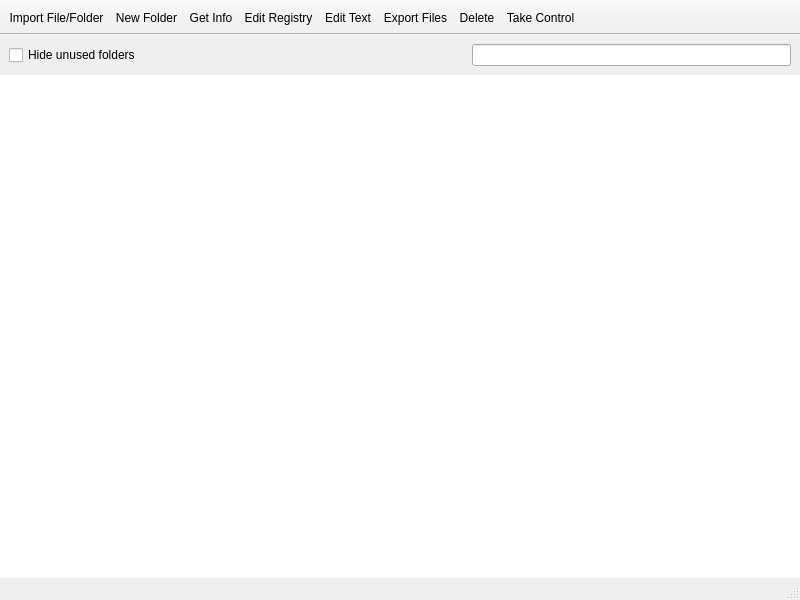
<?xml version="1.0" encoding="UTF-8"?>
<ui version="4.0">
 <class>COpenFilesetDlg</class>
 <widget class="QMainWindow" name="COpenFilesetDlg">
  <property name="geometry">
   <rect>
    <x>0</x>
    <y>0</y>
    <width>800</width>
    <height>600</height>
   </rect>
  </property>
  <property name="contextMenuPolicy">
   <enum>Qt::PreventContextMenu</enum>
  </property>
  <property name="windowTitle">
   <string>Fileset Contents</string>
  </property>
  <widget class="QWidget" name="centralwidget">
   <layout class="QVBoxLayout" name="verticalLayout">
    <property name="spacing">
     <number>0</number>
    </property>
    <property name="leftMargin">
     <number>0</number>
    </property>
    <property name="topMargin">
     <number>0</number>
    </property>
    <property name="rightMargin">
     <number>0</number>
    </property>
    <property name="bottomMargin">
     <number>0</number>
    </property>
    <item>

    <widget class="FilesetRevisionsHeader" name="revisions" native="true"/>
    </item>
    <item>
     <widget class="ViewSearchHeader" name="widget" native="true">
      <layout class="QHBoxLayout" name="horizontalLayout">
       <item>
        <widget class="QCheckBox" name="m_hideUnusedFolders">
         <property name="text">
          <string>Hide unused folders</string>
         </property>
        </widget>
       </item>
       <item>
        <spacer name="horizontalSpacer">
         <property name="orientation">
          <enum>Qt::Horizontal</enum>
         </property>
         <property name="sizeHint" stdset="0">
          <size>
           <width>40</width>
           <height>20</height>
          </size>
         </property>
        </spacer>
       </item>
       <item>
        <widget class="CircularProgressIndicator" name="progressIndicator" native="true"/>
       </item>
       <item>
        <widget class="SearchLineEdit" name="searchLineEdit"/>
       </item>
      </layout>
     </widget>
    </item>
    <item>
     <widget class="QStackedWidget" name="stackedWidgetList">
      <property name="sizePolicy">
       <sizepolicy hsizetype="Preferred" vsizetype="Preferred">
        <horstretch>1</horstretch>
        <verstretch>1</verstretch>
       </sizepolicy>
      </property>
      <property name="currentIndex">
       <number>1</number>
      </property>
      <widget class="QWidget" name="page">
       <layout class="QHBoxLayout" name="horizontalLayout_4">
        <property name="leftMargin">
         <number>0</number>
        </property>
        <property name="topMargin">
         <number>0</number>
        </property>
        <property name="rightMargin">
         <number>0</number>
        </property>
        <property name="bottomMargin">
         <number>0</number>
        </property>
        <item>
         <widget class="FilesetContentsFilesView" name="m_listFiles">
          <property name="frameShape">
           <enum>QFrame::NoFrame</enum>
          </property>
          <property name="editTriggers">
           <set>QAbstractItemView::EditKeyPressed|QAbstractItemView::SelectedClicked</set>
          </property>
          <property name="dragDropOverwriteMode">
           <bool>true</bool>
          </property>
          <property name="dragDropMode">
           <enum>QAbstractItemView::DragDrop</enum>
          </property>
          <property name="alternatingRowColors">
           <bool>true</bool>
          </property>
          <property name="selectionMode">
           <enum>QAbstractItemView::ExtendedSelection</enum>
          </property>
          <property name="autoExpandDelay">
           <number>500</number>
          </property>
          <property name="sortingEnabled">
           <bool>true</bool>
          </property>
         </widget>
        </item>
       </layout>
      </widget>
      <widget class="QWidget" name="page_2">
       <layout class="QHBoxLayout" name="horizontalLayout_5">
        <property name="leftMargin">
         <number>0</number>
        </property>
        <property name="topMargin">
         <number>0</number>
        </property>
        <property name="rightMargin">
         <number>0</number>
        </property>
        <property name="bottomMargin">
         <number>0</number>
        </property>
        <item>
         <widget class="StyledTreeView" name="m_listSearch">
          <property name="sizePolicy">
           <sizepolicy hsizetype="Expanding" vsizetype="Expanding">
            <horstretch>1</horstretch>
            <verstretch>0</verstretch>
           </sizepolicy>
          </property>
          <property name="contextMenuPolicy">
           <enum>Qt::CustomContextMenu</enum>
          </property>
          <property name="frameShape">
           <enum>QFrame::NoFrame</enum>
          </property>
          <property name="editTriggers">
           <set>QAbstractItemView::EditKeyPressed|QAbstractItemView::SelectedClicked</set>
          </property>
          <property name="alternatingRowColors">
           <bool>true</bool>
          </property>
          <property name="selectionMode">
           <enum>QAbstractItemView::ExtendedSelection</enum>
          </property>
          <property name="iconSize">
           <size>
            <width>20</width>
            <height>20</height>
           </size>
          </property>
          <property name="rootIsDecorated">
           <bool>false</bool>
          </property>
          <property name="sortingEnabled">
           <bool>true</bool>
          </property>
         </widget>
        </item>
       </layout>
      </widget>
     </widget>
    </item>
   </layout>
  </widget>
  <widget class="QStatusBar" name="statusbar"/>
  <widget class="QToolBar" name="toolBar">
   <property name="contextMenuPolicy">
    <enum>Qt::PreventContextMenu</enum>
   </property>
   <property name="windowTitle">
    <string>toolBar</string>
   </property>
   <property name="styleSheet">
    <string notr="true">QToolButton {
margin-top: 4px;
margin-bottom: 4px;
}</string>
   </property>
   <property name="movable">
    <bool>false</bool>
   </property>
   <property name="iconSize">
    <size>
     <width>24</width>
     <height>24</height>
    </size>
   </property>
   <property name="toolButtonStyle">
    <enum>Qt::ToolButtonTextUnderIcon</enum>
   </property>
   <attribute name="toolBarArea">
    <enum>TopToolBarArea</enum>
   </attribute>
   <attribute name="toolBarBreak">
    <bool>false</bool>
   </attribute>
   <addaction name="actionAdd_Files_Folders"/>
   <addaction name="actionNew_Folder"/>
   <addaction name="actionGet_Info"/>
   <addaction name="actionView"/>
   <addaction name="actionEditText"/>
   <addaction name="actionExportFiles"/>
   <addaction name="actionDelete"/>
   <addaction name="actionReserve"/>
  </widget>
  <action name="actionAdd_Files_Folders">
   <property name="icon">
    <iconset resource="../FileWaveGuiLib/GuiLib.qrc">
     <normaloff>:/IDI_ICON_FILESET_OPEN_IMPORT</normaloff>:/IDI_ICON_FILESET_OPEN_IMPORT</iconset>
   </property>
   <property name="text">
    <string>Import File/Folder</string>
   </property>
  </action>
  <action name="actionGet_Info">
   <property name="icon">
    <iconset resource="../FileWaveGuiLib/GuiLib.qrc">
     <normaloff>:/IDI_ICON_GET_INFO</normaloff>:/IDI_ICON_GET_INFO</iconset>
   </property>
   <property name="text">
    <string>Get Info</string>
   </property>
  </action>
  <action name="actionView">
   <property name="icon">
    <iconset resource="../FileWaveGuiLib/GuiLib.qrc">
     <normaloff>:/IDI_ICON_VIEW_REGDIFF</normaloff>:/IDI_ICON_VIEW_REGDIFF</iconset>
   </property>
   <property name="text">
    <string>Edit Registry</string>
   </property>
  </action>
  <action name="actionDelete">
   <property name="icon">
    <iconset resource="../FileWaveGuiLib/GuiLib.qrc">
     <normaloff>:/IDI_ICON_TRASH</normaloff>:/IDI_ICON_TRASH</iconset>
   </property>
   <property name="text">
    <string>Delete</string>
   </property>
  </action>
  <action name="actionReserve">
   <property name="icon">
    <iconset resource="../FileWaveGuiLib/GuiLib.qrc">
     <normaloff>:/IDI_ICON_TAKE_CONTROL</normaloff>:/IDI_ICON_TAKE_CONTROL</iconset>
   </property>
   <property name="text">
    <string>Take Control</string>
   </property>
   <property name="shortcut">
    <string>Ctrl+T</string>
   </property>
  </action>
  <action name="actionNew_Folder">
   <property name="icon">
    <iconset resource="../FileWaveGuiLib/GuiLib.qrc">
     <normaloff>:/IDI_ICON_ADD_FOLDER</normaloff>:/IDI_ICON_ADD_FOLDER</iconset>
   </property>
   <property name="text">
    <string>New Folder</string>
   </property>
  </action>
  <action name="actionExportFiles">
   <property name="icon">
    <iconset resource="../FileWaveGuiLib/GuiLib.qrc">
     <normaloff>:/IDI_ICON_FILESET_EXPORT_FILES</normaloff>:/IDI_ICON_FILESET_EXPORT_FILES</iconset>
   </property>
   <property name="text">
    <string>Export Files</string>
   </property>
   <property name="toolTip">
    <string>Export one or more files to disk.</string>
   </property>
   <property name="shortcut">
    <string>Ctrl+X</string>
   </property>
  </action>
  <action name="actionEditText">
   <property name="icon">
    <iconset resource="../FileWaveGuiLib/GuiLib.qrc">
     <normaloff>:/IDI_ICON_FILESET_EDIT_TEXT</normaloff>:/IDI_ICON_FILESET_EDIT_TEXT</iconset>
   </property>
   <property name="text">
    <string>Edit Text</string>
   </property>
  </action>
 </widget>
 <customwidgets>
  <customwidget>
   <class>SearchLineEdit</class>
   <extends>QLineEdit</extends>
   <header>FileWaveGuiLib/searchlineedit/searchlineedit.h</header>
  </customwidget>
  <customwidget>
   <class>ViewSearchHeader</class>
   <extends>QWidget</extends>
   <header>FileWaveGuiLib/searchheader/ViewSearchHeader.h</header>
   <container>1</container> 
  </customwidget>
  <customwidget>
   <class>FilesetRevisionsHeader</class>
   <extends>QWidget</extends>
   <header>FWAdminLib/FilesetRevisionsHeader.h</header>
   <container>1</container>
  </customwidget>
  <customwidget>
   <class>CircularProgressIndicator</class>
   <extends>QWidget</extends>
   <header>FileWaveGuiLib/circularprogressindicator.h</header>
   <container>1</container>
  </customwidget>
  <customwidget>
   <class>StyledTreeView</class>
   <extends>QTreeView</extends>
   <header>FileWaveGuiLib/styledviews/styledtreeview.h</header>
  </customwidget>
  <customwidget>
   <class>FilesetContentsFilesView</class>
   <extends>QTreeView</extends>
   <header>FWAdminLib/views/filesetcontentsfilesview.h</header>
  </customwidget>
 </customwidgets>
 <resources>
  <include location="../FileWaveGuiLib/GuiLib.qrc"/>
 </resources>
 <connections/>
</ui>
